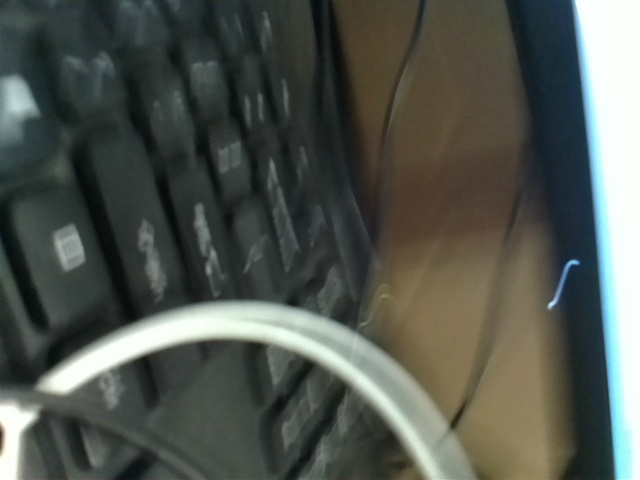
#> input picture PI/number_detect/testNew/1.jpg, 640 x 480 px
$ python newReadIntegerClass.py
#> lines starting #> are read from the running program, lines starting #| are printed output that depends on the picture; after the words box and inside, x2 and y2 are one past the last pixel; in counts of white or black regions, pixels touching at a corner belong together
import cv2
import sys
import string
import imutils
import numpy as np
import time

LEFT = -1
RIGHT = 1

Green = 18
Red = 17
Guang = 23

WEIGHT_FULL = 180
WEIGHT_BLANK = 20


# [53 lines left out: function match, not called in this run]


class ShapeDetector:
    def __init__(self):
        pass

    def detect(self, c):
        # 初始化形状名称并近似轮廓
        shape = "unidentified"
        peri = cv2.arcLength(c, True)
        approx = cv2.approxPolyDP(c, 0.04 * peri, True)
        return approx


def get_integer_cv(image, cnt):
#> called with cnt = 2
    resized = imutils.resize(image, width=300)
#> image is the input picture: shape (480, 640, 3); mean B, G, R 79.7, 86.7, 81.4
    ratio = image.shape[0] / float(resized.shape[0])
#> ratio = 2.13
    # 将调整后的图像转换为灰度，稍微模糊它，并阈值化
    gray = cv2.cvtColor(resized, cv2.COLOR_BGR2GRAY)
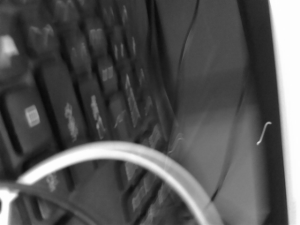
#> gray: shape (225, 300); min 8, max 254, mean 84.3
    # cv2.imwrite('7.jpg', gray)
    img4 = cv2.Canny(gray, 100, 200)
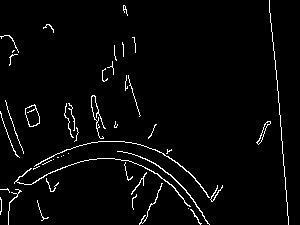
#> img4: shape (225, 300); 3% white in thin lines or dots
    # cv2.imwrite('13.jpg', img4)
    thresh = cv2.threshold(gray, 100, 255, cv2.THRESH_BINARY)[1]
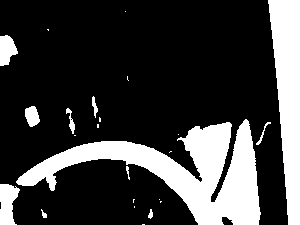
#> thresh: shape (225, 300); 23.7% white; 24 white regions (13 under 20 px)
    # cv2.imwrite('6.jpg', thresh)
    # 在阈值化图像中找到轮廓并初始化形状检测器
    cnts = cv2.findContours(img4.copy(), cv2.RETR_TREE,
                            cv2.CHAIN_APPROX_SIMPLE)
#> cnts = 49 contours, 42 with area under 20; largest, box (x1, y1, x2, y2) and area: (25, 104, 40, 127) 222, (25, 105, 40, 127) 210, (256, 121, 271, 145) 66, (14, 158, 191, 207) 62, (257, 121, 271, 145) 58, (117, 151, 210, 225) 55, (34, 141, 210, 198) 54
    cnts = imutils.grab_contours(cnts)
    sd = ShapeDetector()
    rect_list = []
    # 遍历所有轮廓
    for c in cnts:
        if cv2.contourArea(c) > 100:
            # 计算轮廓的中心，然后仅使用轮廓检测形状的名称
            M = cv2.moments(c)
            cX = int((M["m10"] / (1 + M["m00"])) * ratio)
            cY = int((M["m01"] / (1 + M["m00"])) * ratio)
            rec = sd.detect(c)
            if len(rec) == 4:
                rect_list.append((rec, cX, cY))
#> this loop made 49 passes
#> (cX, cY, shape in detect, peri in detect, rec) on pass 30: (68, 245, 'unidentified', 62.63, [[34, 104], [25, 108], [29, 126], [39, 123]])
#> (cX, cY, shape in detect, peri in detect) on pass 31: (68, 245, 'unidentified', 78.77)
#> after the loop, rect_list = [([[34, 104], [25, 108], [29, 126], [39, 123]], 68, 245)]
    # print(rect_list)
    blur = cv2.blur(thresh, (3, 3))
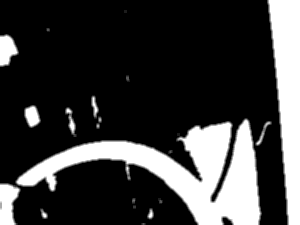
#> blur: shape (225, 300); min 0, max 255, mean 60.4
    a = []
    for each_rect in rect_list:
        try:
            target = np.array([[0., 0.],
                               [0., 120.0],
                               [90.0, 120.0],
                               [90.0, 0.]], dtype=np.float32)
#> (the run stopped early here; a loop or call above may not have finished)
